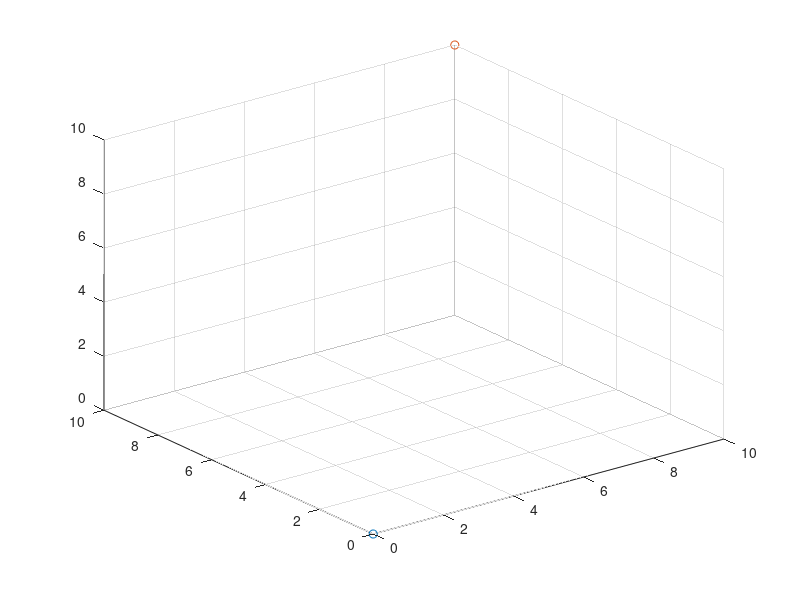

Source code (MATLAB): (Note: this script raises an error after producing the figure.)
%add radius to everything
%add sveral obstacle and goals
%implement ODE
clc;
clear all;
close all;
tstep = 0.05; %time step
v = 5;
x = 0;
y = 0;
z = 0;
d = 0.5; %distance to change from conic to parabolic well

qgoal= [10,10,10]; %in earth frame
qp = [x,y,z]; %should import form modell, current position


%Printing initial position and goal
scatter3(qp(1),qp(2), qp(3))
hold on
scatter3(qgoal(1),qgoal(2), qgoal(3))
hold on

xi = 1; %scale factor for attractive potential
eta = 0.5; %scale factor for repulsive potential
p0 = 2; %radius of sphere of influence for repulsive potential

%Generating random # of obstacles between min and max
min = 100;
max= 300;
[totalobst,obstpos] = obstaclegenerator(min,max);


Fdir = [0,0,0]; %Force matrix with all force vectors on each time step
v0 = 0; %Initial velocity
rhogoal = norm(qp-qgoal); %Distance to goal
while rhogoal > 0.1

    %Attractive force and potential calculation
    [Uatt, Fatt] = attractive(d, xi, qp, qgoal, rhogoal);
    
    %Repulsive force and potential calculation
    [Ureptotstatic, Freptotstatic] = repulsive(p0, eta, qp, totalobst, obstpos);
    
    %Total force and potential -> attractive + repulsive
    U = Uatt+Ureptotstatic;
    F = Fatt+Freptotstatic;
    
    %Moving vehicle according to the force vector obtained
    Fdir = [Fdir; F/norm(F)];
    vvec = F.*tstep %+ v0;
    qp = F*tstep + qp;
    scatter3(qp(1),qp(2),qp(3), 3,'b')
    hold on
    rhogoal = norm(qp-qgoal) %Updating distance to goal
    pause(0.01)
    %v0 = norm(vvec)
end